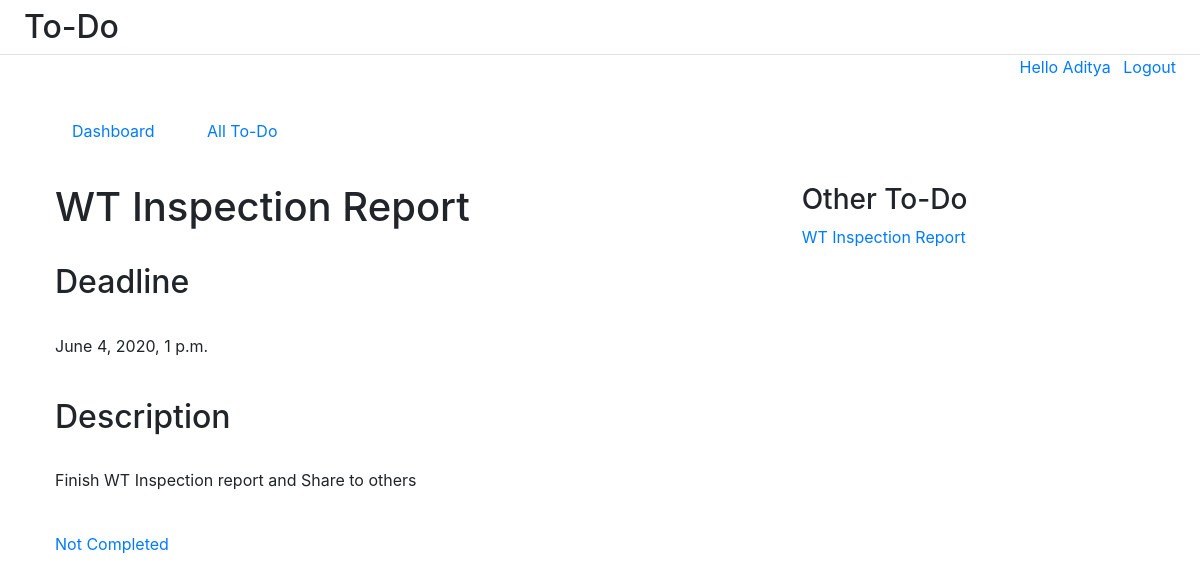
The page /tasks/1 (signed in) on the database its author committed.
### todoapp/models.py (models this page shows, shortened)
class Task(TimeStampedModel):
    STATUSES = (
        (0, 'Not Completed'),
        (1, 'Completed'),
    )
    title = models.CharField(max_length=200)
    description = models.TextField()
    deadline = models.DateTimeField()
    status = models.PositiveSmallIntegerField(choices=STATUSES, default=0)

### todoapp/views.py (the view)
# urls.py: path('tasks/<int:pk>', TaskDetailView.as_view(), name='task-detail'),
class TaskDetailView(LoginRequiredMixin,DetailView):
    model = Task
    template_name = 'task/task_detail.html'

### templates/task/task_detail.html
{% extends 'base.html' %}
{% block content %}
<div class="container">
    <div class="row">
        <div class="col-8">
            <h1>{{task.title}}</h1>
                    <h2 class="py-4">Deadline</h2>
                    <p>{{task.deadline}}</p>
                    <h2 class="py-4">Description</h2>
                    <p>{{task.description}}</p>
                    <p class="py-4"><a href="#">{{task.get_status_display}}</a></p>
        </div>
        <div class="col-4">
                <h3 class="text-rigth">Other To-Do</h3>
                <ul class="list-unstyled">
                        <li><a href="#">{{object.title}}</a></li>
                </ul>
        </div>
    </div>
</div>
{% endblock content %}

### templates/base.html (shortened to what this page needs)
<!DOCTYPE html>
<html lang="en">
<head>
    <link rel="stylesheet" href="https://stackpath.bootstrapcdn.com/bootstrap/4.4.1/css/bootstrap.min.css">
</head>
<body>
    <div>
        <div class="col mt-2 px-4  border-bottom">
            <h2>To-Do</h2>
        </div>
        <div class="pl-4 mx-4 text-right">
            <ul class="list-inline">
                {% if user.is_authenticated %}
                   <li class="list-inline-item"><a href="#">Hello {{user.first_name}}</a></li>
                   <li class="list-inline-item"><a href="{% url 'logout' %}">Logout</a></li>
                {% else %}
                   <li class="list-inline-item"><a href="{% url 'signup' %}">SignUp</a></li>
               {% endif %}
            </ul>
        </div>
        <div class="row mx-4 p-4">
            <ul class="list-inline">
                {% if user.is_authenticated %}
                   <li class="list-inline-item mx-4"><a href="{% url 'dashboard' %}">Dashboard</a></li>
                   <li class="list-inline-item mx-4"><a href="{% url 'task-list' %}">All To-Do</a></li>
                {% else %}
                   <li class="list-inline-item"><a href="#"></a></li>
                {% endif %}
            </ul>
        </div>
    </div>
    <div class="container_fluid px-3 mx-4">
        {% block content %}{% endblock %}
    </div>
</body>
</html>

### rows shown on the page
Task: title "WT Inspection Report", deadline "June 4, 2020, 1 p.m.", description "Finish WT Inspection report and Share to others", status "Not Completed"

### other values the page prints
{{ user.first_name }} "Aditya"
